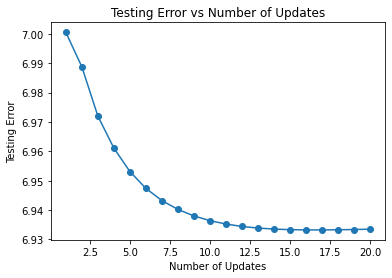

The script that drew this image:
import numpy as np
import pandas as pd
import matplotlib.pyplot as plt

def calculate_error(data, user_matrix, movie_matrix):
    total_error = 0
    for _, row in data.iterrows():
        user_idx = int(row['user']) - 1
        movie_idx = int(row['movie']) - 1
        predicted_rating = np.dot(user_matrix[user_idx], movie_matrix[movie_idx])
        total_error += (predicted_rating - row['rating'])**2
    return total_error / len(data)

def ALS(train_data, test_data, k, lambda1=0.01, lambda2=0.05, max_iterations=20, convergence_threshold=1e-4):
    num_users = train_data['user'].nunique()
    num_movies = train_data['movie'].nunique()

   
    user_matrix = np.random.rand(num_users, k)
    movie_matrix = np.random.rand(num_movies, k)

    prev_test_error = float('inf')

    testing_errors = []

    for iteration in range(max_iterations):
       
        for i in range(num_users):
            relevant_movies = train_data[train_data['user'] == i + 1]
            movies = (relevant_movies['movie'] - 1).values  # Adjust index to start from 0
            ratings = relevant_movies['rating'].values
            movie_matrix_T = movie_matrix[movies].T
            user_matrix[i] = np.linalg.solve(
                np.dot(movie_matrix_T, movie_matrix[movies]) + lambda1 * np.eye(k),
                np.dot(movie_matrix_T, ratings)
            )

    
        for j in range(num_movies):
            relevant_users = train_data[train_data['movie'] == j + 1]
            users = (relevant_users['user'] - 1).values  # Adjust index to start from 0
            ratings = relevant_users['rating'].values
            user_matrix_T = user_matrix[users].T
            movie_matrix[j] = np.linalg.solve(
                np.dot(user_matrix_T, user_matrix[users]) + lambda2 * np.eye(k),
                np.dot(user_matrix_T, ratings)
            )

       
        test_error = calculate_error(test_data, user_matrix, movie_matrix)

        testing_errors.append(test_error)

    return user_matrix, movie_matrix, testing_errors


train_data = pd.read_csv('rate_train.csv', header=None, names=['user', 'movie', 'rating'])
test_data = pd.read_csv('rate_test.csv', header=None, names=['user', 'movie', 'rating'])


train_data['user'] = train_data['user'].astype(int)
train_data['movie'] = train_data['movie'].astype(int)

test_data['user'] = test_data['user'].astype(int)
test_data['movie'] = test_data['movie'].astype(int)


k = 10
lambda1 = 0.01 
lambda2 = 0.05  
max_iterations = 20 


user_matrix, movie_matrix, testing_errors = ALS(train_data, test_data, k, lambda1, lambda2, max_iterations)


plt.plot(range(1, len(testing_errors) + 1), testing_errors, marker='o')
plt.title('Testing Error vs Number of Updates')
plt.xlabel('Number of Updates')
plt.ylabel('Testing Error')
plt.show()
